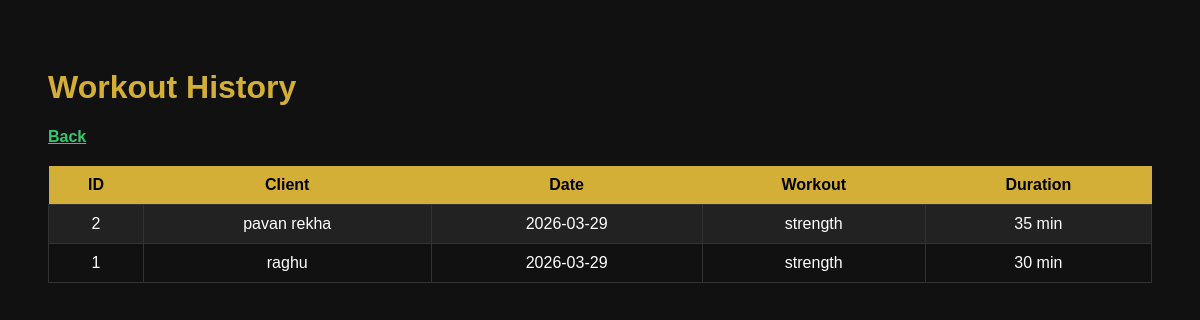
/workout_history (signed in), run on the app's committed database.
### tables this page shows
CREATE TABLE workouts(
        id INTEGER PRIMARY KEY AUTOINCREMENT,
        client_name TEXT,
        date TEXT,
        workout_type TEXT,
        duration INTEGER,
        notes TEXT
    );

### routes/analytic_routes.py (the view)
@analytic_bp.route("/workout_history")
def workout_history():
    if "user" not in session:
        return redirect("/login")
    conn = get_connection()
    cur = conn.cursor()
    cur.execute("SELECT * FROM workouts ORDER BY id DESC")
    data = cur.fetchall()
    conn.close()
    return render_template("workouts.html", workouts=data)

### models/db.py (called while the page is built)
def get_connection():
    return sqlite3.connect(DB_NAME)

### templates/workouts.html (shortened to what this page needs)
<!DOCTYPE html>
<html>
<head>
<link rel="stylesheet" href="/static/styles.css">
</head>
<body>
<h1>Workout History</h1>
<a href="/dashboard">Back</a>
<table>
<tr>
<th>ID</th>
<th>Client</th>
<th>Date</th>
<th>Workout</th>
<th>Duration</th>
</tr>
{% for w in workouts %}
<tr>
<td>{{w[0]}}</td>
<td>{{w[1]}}</td>
<td>{{w[2]}}</td>
<td>{{w[3]}}</td>
<td>{{w[4]}} min</td>
</tr>
{% endfor %}
</table>
</body>
</html>

### static/styles.css (style rules this page uses)
body { font-family: Arial; background:#111; color:white; padding:40px; }
h1 { color:#d4af37; }
table { width:100%; border-collapse: collapse; margin-top:20px; }
th { background:#d4af37; color:black; padding:10px; }
td { border:1px solid #333; padding:10px; text-align:center; }
tr:nth-child(even) { background:#222; }
a { color:#2ecc71; font-weight:bold; }

### data on the page
workouts: id "2", client_name "pavan rekha", date "2026-03-29", workout_type "strength", duration "35"
workouts: id "1", client_name "raghu", date "2026-03-29", workout_type "strength", duration "30"
